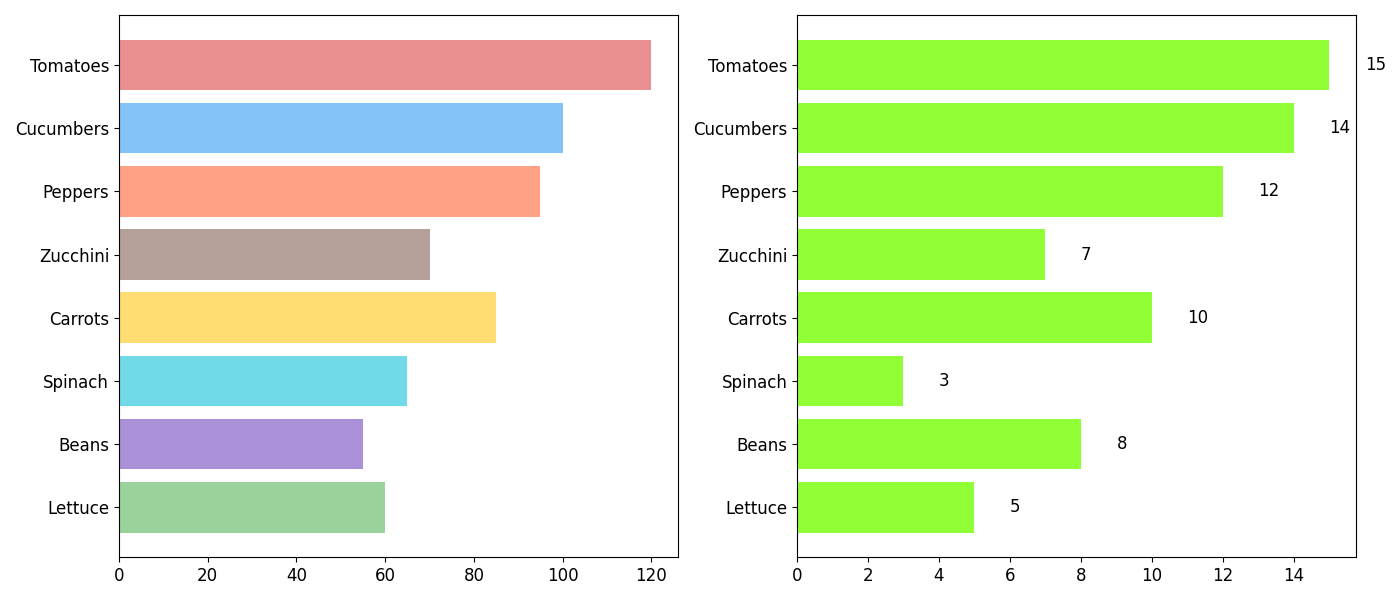

Generate this figure with Python:
import matplotlib.pyplot as plt
import numpy as np

vegetables = ['Lettuce', 'Beans', 'Spinach', 'Carrots', 'Zucchini', 'Peppers', 'Cucumbers', 'Tomatoes']
gardeners = [60, 55, 65, 85, 70, 95, 100, 120]
growth = [5, 8, 3, 10, 7, 12, 14, 15]
colors = ['#81C784', '#9575CD', '#4DD0E1', '#FFD54F', '#A1887F', '#FF8A65', '#64B5F6', '#E57373']

fig, ax = plt.subplots(1, 2, figsize=(14, 6))

ax[0].barh(vegetables, gardeners, color=colors, alpha=0.8)
ax[0].tick_params(axis='y', labelsize=12)
ax[0].tick_params(axis='x', labelsize=12)

growth_colors = ['#76FF03' if g > 0 else '#F44336' for g in growth]
ax[1].barh(vegetables, growth, color=growth_colors, alpha=0.8)
ax[1].tick_params(axis='y', labelsize=12)
ax[1].tick_params(axis='x', labelsize=12)

for i, v in enumerate(growth):
    ax[1].text(v + (1 if v > 0 else -1), i, f"{v}", va='center', ha='left' if v > 0 else 'right', fontsize=12, color='black')

plt.tight_layout()
plt.show()
